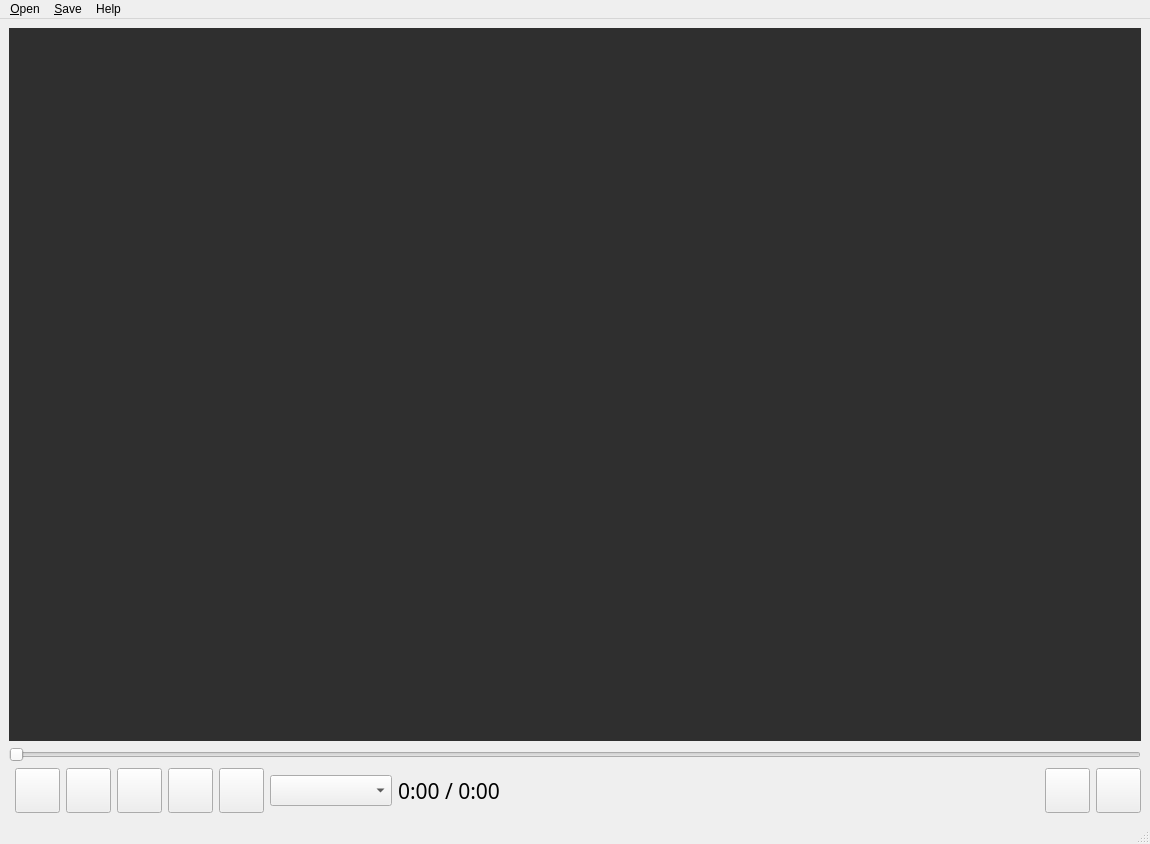
<?xml version="1.0" encoding="UTF-8"?>
<ui version="4.0">
 <class>MainWindow</class>
 <widget class="QMainWindow" name="MainWindow">
  <property name="geometry">
   <rect>
    <x>0</x>
    <y>0</y>
    <width>1150</width>
    <height>844</height>
   </rect>
  </property>
  <property name="windowTitle">
   <string>Orientis</string>
  </property>
  <widget class="QWidget" name="centralwidget">
   <layout class="QGridLayout" name="gridLayout">
    <item row="1" column="0" colspan="7">
     <widget class="QSlider" name="video_time_slider">
      <property name="focusPolicy">
       <enum>Qt::NoFocus</enum>
      </property>
      <property name="orientation">
       <enum>Qt::Horizontal</enum>
      </property>
     </widget>
    </item>
    <item row="0" column="0" colspan="7">
     <widget class="QLabel" name="image_view">
      <property name="sizePolicy">
       <sizepolicy hsizetype="Expanding" vsizetype="Preferred">
        <horstretch>0</horstretch>
        <verstretch>0</verstretch>
       </sizepolicy>
      </property>
      <property name="styleSheet">
       <string notr="true">background-color: rgb(47, 47, 47);</string>
      </property>
      <property name="text">
       <string/>
      </property>
      <property name="alignment">
       <set>Qt::AlignCenter</set>
      </property>
     </widget>
    </item>
    <item row="2" column="4">
     <widget class="QPushButton" name="pushButton_right">
      <property name="minimumSize">
       <size>
        <width>45</width>
        <height>45</height>
       </size>
      </property>
      <property name="maximumSize">
       <size>
        <width>45</width>
        <height>45</height>
       </size>
      </property>
      <property name="focusPolicy">
       <enum>Qt::NoFocus</enum>
      </property>
      <property name="toolTip">
       <string>NUM 6</string>
      </property>
      <property name="text">
       <string/>
      </property>
      <property name="icon">
       <iconset>
        <activeon>:/icons/img/play_right.png</activeon>
       </iconset>
      </property>
      <property name="iconSize">
       <size>
        <width>30</width>
        <height>30</height>
       </size>
      </property>
      <property name="flat">
       <bool>false</bool>
      </property>
     </widget>
    </item>
    <item row="2" column="2">
     <widget class="QPushButton" name="pushButton_left">
      <property name="minimumSize">
       <size>
        <width>45</width>
        <height>45</height>
       </size>
      </property>
      <property name="maximumSize">
       <size>
        <width>45</width>
        <height>45</height>
       </size>
      </property>
      <property name="focusPolicy">
       <enum>Qt::NoFocus</enum>
      </property>
      <property name="toolTip">
       <string>NUM 4</string>
      </property>
      <property name="text">
       <string/>
      </property>
      <property name="icon">
       <iconset>
        <activeon>:/icons/img/play_left.png</activeon>
       </iconset>
      </property>
      <property name="iconSize">
       <size>
        <width>30</width>
        <height>30</height>
       </size>
      </property>
      <property name="flat">
       <bool>false</bool>
      </property>
     </widget>
    </item>
    <item row="2" column="1">
     <widget class="QPushButton" name="pushButton_fast_left">
      <property name="minimumSize">
       <size>
        <width>45</width>
        <height>45</height>
       </size>
      </property>
      <property name="maximumSize">
       <size>
        <width>45</width>
        <height>45</height>
       </size>
      </property>
      <property name="focusPolicy">
       <enum>Qt::NoFocus</enum>
      </property>
      <property name="toolTip">
       <string>NUM 7</string>
      </property>
      <property name="text">
       <string/>
      </property>
      <property name="icon">
       <iconset>
        <activeon>:/icons/img/fast_play_left.png</activeon>
       </iconset>
      </property>
      <property name="iconSize">
       <size>
        <width>30</width>
        <height>30</height>
       </size>
      </property>
      <property name="flat">
       <bool>false</bool>
      </property>
     </widget>
    </item>
    <item row="2" column="3">
     <widget class="QPushButton" name="pushButton_pause">
      <property name="minimumSize">
       <size>
        <width>45</width>
        <height>45</height>
       </size>
      </property>
      <property name="maximumSize">
       <size>
        <width>45</width>
        <height>45</height>
       </size>
      </property>
      <property name="focusPolicy">
       <enum>Qt::NoFocus</enum>
      </property>
      <property name="toolTip">
       <string>NUM 5</string>
      </property>
      <property name="text">
       <string/>
      </property>
      <property name="icon">
       <iconset>
        <activeon>:/icons/img/pause.png</activeon>
       </iconset>
      </property>
      <property name="iconSize">
       <size>
        <width>30</width>
        <height>30</height>
       </size>
      </property>
      <property name="default">
       <bool>false</bool>
      </property>
      <property name="flat">
       <bool>false</bool>
      </property>
     </widget>
    </item>
    <item row="2" column="5">
     <widget class="QPushButton" name="pushButton_fast_right">
      <property name="minimumSize">
       <size>
        <width>45</width>
        <height>45</height>
       </size>
      </property>
      <property name="maximumSize">
       <size>
        <width>45</width>
        <height>45</height>
       </size>
      </property>
      <property name="focusPolicy">
       <enum>Qt::NoFocus</enum>
      </property>
      <property name="toolTip">
       <string>NUM 9</string>
      </property>
      <property name="layoutDirection">
       <enum>Qt::LeftToRight</enum>
      </property>
      <property name="text">
       <string/>
      </property>
      <property name="icon">
       <iconset>
        <activeon>:/icons/img/fast_play_right.png</activeon>
       </iconset>
      </property>
      <property name="iconSize">
       <size>
        <width>30</width>
        <height>30</height>
       </size>
      </property>
      <property name="flat">
       <bool>false</bool>
      </property>
     </widget>
    </item>
    <item row="2" column="6">
     <layout class="QGridLayout" name="gridLayout_2">
      <item row="0" column="1">
       <widget class="QComboBox" name="comboBox_speed">
        <property name="minimumSize">
         <size>
          <width>122</width>
          <height>0</height>
         </size>
        </property>
        <property name="maximumSize">
         <size>
          <width>122</width>
          <height>16777215</height>
         </size>
        </property>
        <property name="font">
         <font>
          <family>Cascadia Code</family>
          <pointsize>12</pointsize>
         </font>
        </property>
        <property name="focusPolicy">
         <enum>Qt::NoFocus</enum>
        </property>
        <property name="currentText">
         <string/>
        </property>
       </widget>
      </item>
      <item row="0" column="3">
       <spacer name="horizontalSpacer">
        <property name="orientation">
         <enum>Qt::Horizontal</enum>
        </property>
        <property name="sizeType">
         <enum>QSizePolicy::MinimumExpanding</enum>
        </property>
        <property name="sizeHint" stdset="0">
         <size>
          <width>40</width>
          <height>20</height>
         </size>
        </property>
       </spacer>
      </item>
      <item row="0" column="5">
       <widget class="QPushButton" name="pushButton_save">
        <property name="minimumSize">
         <size>
          <width>45</width>
          <height>45</height>
         </size>
        </property>
        <property name="maximumSize">
         <size>
          <width>45</width>
          <height>45</height>
         </size>
        </property>
        <property name="focusPolicy">
         <enum>Qt::NoFocus</enum>
        </property>
        <property name="toolTip">
         <string>Save Current Image (Ctrl+S)</string>
        </property>
        <property name="text">
         <string/>
        </property>
        <property name="iconSize">
         <size>
          <width>30</width>
          <height>30</height>
         </size>
        </property>
        <property name="shortcut">
         <string>Ctrl+S</string>
        </property>
        <property name="flat">
         <bool>false</bool>
        </property>
       </widget>
      </item>
      <item row="0" column="2">
       <widget class="QLabel" name="video_time_label">
        <property name="font">
         <font>
          <family>Cascadia Code</family>
          <pointsize>16</pointsize>
         </font>
        </property>
        <property name="text">
         <string>0:00 / 0:00</string>
        </property>
        <property name="margin">
         <number>8</number>
        </property>
       </widget>
      </item>
      <item row="0" column="4">
       <widget class="QPushButton" name="pushButton_output_dir">
        <property name="minimumSize">
         <size>
          <width>45</width>
          <height>45</height>
         </size>
        </property>
        <property name="maximumSize">
         <size>
          <width>45</width>
          <height>45</height>
         </size>
        </property>
        <property name="focusPolicy">
         <enum>Qt::NoFocus</enum>
        </property>
        <property name="toolTip">
         <string>Output Dir (Ctrl+D)</string>
        </property>
        <property name="text">
         <string/>
        </property>
        <property name="iconSize">
         <size>
          <width>30</width>
          <height>30</height>
         </size>
        </property>
        <property name="shortcut">
         <string>Ctrl+D</string>
        </property>
       </widget>
      </item>
     </layout>
    </item>
   </layout>
  </widget>
  <widget class="QMenuBar" name="menubar">
   <property name="geometry">
    <rect>
     <x>0</x>
     <y>0</y>
     <width>1150</width>
     <height>21</height>
    </rect>
   </property>
   <widget class="QMenu" name="menuFile">
    <property name="title">
     <string>&amp;Open</string>
    </property>
    <addaction name="actionFile"/>
    <addaction name="actionURL"/>
    <addaction name="actionYouTube"/>
    <addaction name="actionCam"/>
    <addaction name="separator"/>
    <addaction name="actionExit"/>
   </widget>
   <widget class="QMenu" name="menuProcess">
    <property name="title">
     <string>&amp;Save</string>
    </property>
    <addaction name="actionOutput_Dir"/>
    <addaction name="separator"/>
    <addaction name="actionSave_Current"/>
    <addaction name="actionSave_All_Frames"/>
   </widget>
   <widget class="QMenu" name="menuHelp">
    <property name="title">
     <string>Help</string>
    </property>
    <addaction name="actionControls"/>
    <addaction name="separator"/>
    <addaction name="actionAbout"/>
   </widget>
   <addaction name="menuFile"/>
   <addaction name="menuProcess"/>
   <addaction name="menuHelp"/>
  </widget>
  <widget class="QStatusBar" name="statusbar"/>
  <action name="actionFile">
   <property name="text">
    <string>&amp;File</string>
   </property>
   <property name="shortcut">
    <string>Ctrl+O</string>
   </property>
  </action>
  <action name="actionURL">
   <property name="text">
    <string>&amp;Url</string>
   </property>
  </action>
  <action name="actionYouTube">
   <property name="text">
    <string>&amp;YouTube</string>
   </property>
  </action>
  <action name="actionCam">
   <property name="text">
    <string>&amp;Cam</string>
   </property>
  </action>
  <action name="actionOutput_Dir">
   <property name="text">
    <string>Output Dir</string>
   </property>
   <property name="shortcut">
    <string>Ctrl+D</string>
   </property>
  </action>
  <action name="actionSave_Current">
   <property name="text">
    <string>Save Current Image</string>
   </property>
   <property name="shortcut">
    <string>Ctrl+S</string>
   </property>
  </action>
  <action name="actionSave_All_Frames">
   <property name="text">
    <string>Save All Frames</string>
   </property>
   <property name="shortcut">
    <string>Ctrl+Shift+S</string>
   </property>
  </action>
  <action name="actionExit">
   <property name="text">
    <string>&amp;Exit</string>
   </property>
   <property name="iconText">
    <string>Exit</string>
   </property>
  </action>
  <action name="actionControls">
   <property name="text">
    <string>Controls</string>
   </property>
  </action>
  <action name="actionAbout">
   <property name="text">
    <string>About</string>
   </property>
  </action>
 </widget>
 <resources/>
 <connections/>
</ui>
